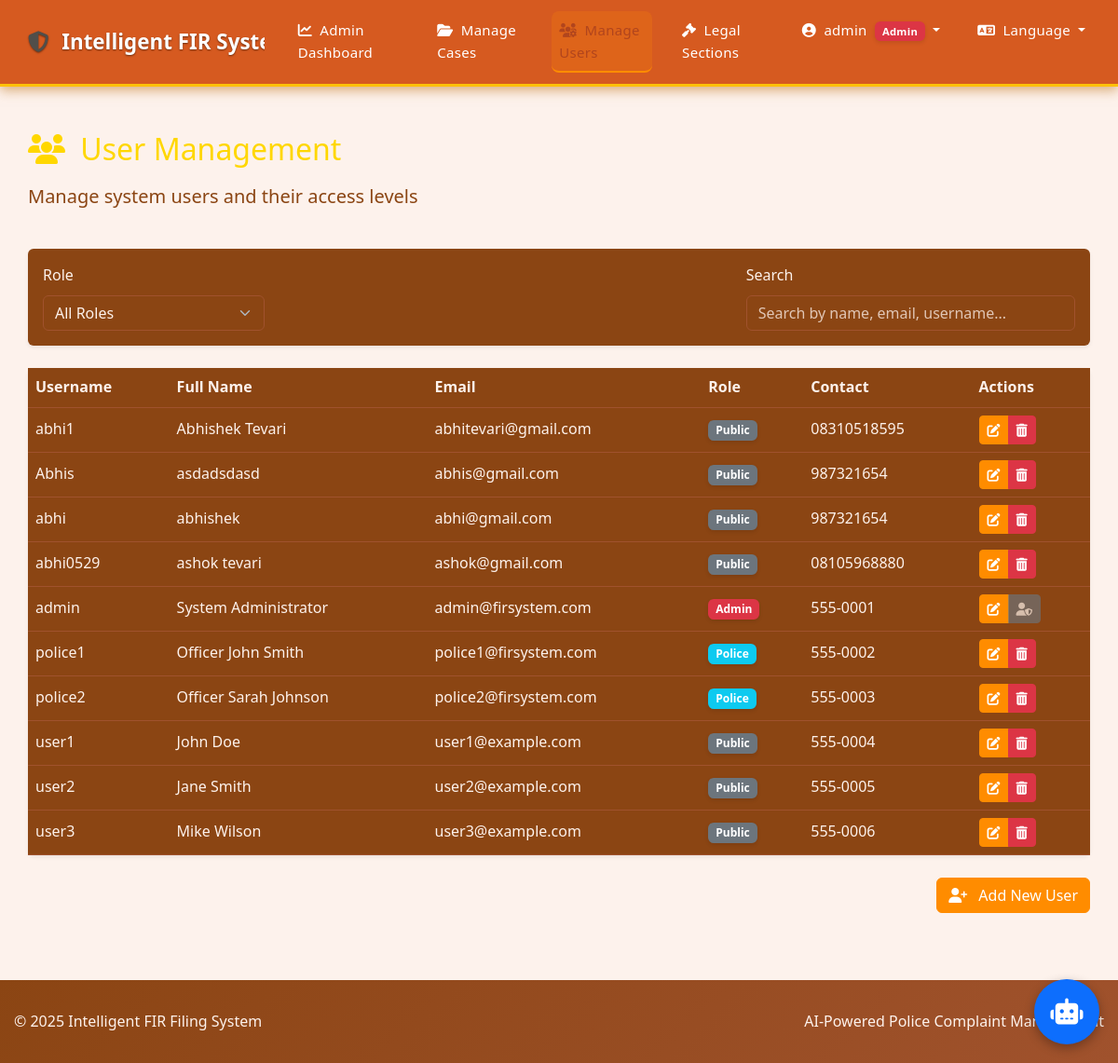
Page /admin/users (signed in) on the committed database.
### models/__init__.py (models this page shows, shortened)
class User(db.Model, UserMixin):
    __tablename__ = 'users'
    id = db.Column(db.Integer, primary_key=True)
    username = db.Column(db.String(64), unique=True)
    email = db.Column(db.String(120), unique=True)
    password_hash = db.Column(db.String(256))
    full_name = db.Column(db.String(100))
    role = db.Column(db.String(20), default=Role.PUBLIC)
    phone = db.Column(db.String(20), nullable=True)
    address = db.Column(db.Text, nullable=True)
    created_at = db.Column(db.DateTime, default=lambda: datetime.now(timezone.utc))
    firs = db.relationship('FIR', backref='complainant', lazy=True,
                      foreign_keys='FIR.complainant_id')
    def is_admin(self):
        return self.role == Role.ADMIN
    def is_public(self):
        return self.role == Role.PUBLIC

### routes/admin.py (the view)
@admin_bp.route('/users')
@login_required
def users():
    if not current_user.is_admin():
        flash('Access denied. Admin privileges required.', 'danger')
        return redirect(url_for('admin.dashboard'))
    role_filter = request.args.get('role', '')
    query = User.query
    if role_filter:
        query = query.filter_by(role=role_filter)
    users = query.order_by(User.created_at.desc()).all()
    return render_template(
        'admin/users.html',
        users=users,
        role_filter=role_filter
    )

### extensions.py (called while the page is built)
@login_manager.user_loader
def load_user(user_id):
    from models import User
    return User.query.get(int(user_id))

### routes/admin.py (called while the page is built)
@admin_bp.before_request
def check_admin():
    if not current_user.is_authenticated or (not current_user.is_admin() and not current_user.is_police()):
        flash('Access denied. You must be an administrator or police officer.', 'danger')
        return redirect(url_for('fir.dashboard'))

### templates/admin/users.html (shortened to what this page needs)
{% extends 'layout.html' %}
{% block content %}
<div class="container py-4">
    <div class="row mb-4">
        <div class="col-12">
            <h2 class="mb-3"><i class="fas fa-users me-2"></i> User Management</h2>
            <p class="lead">Manage system users and their access levels</p>
        </div>
    </div>
    <div class="card border-0 shadow-sm mb-4">
        <div class="card-body p-3">
            <div class="row align-items-center">
                <div class="col-md-8">
                    <form id="filterForm" action="{{ url_for('admin.users') }}" method="GET" class="row g-2">
                        <div class="col-md-4">
                            <label for="roleFilter" class="form-label">Role</label>
                            <select class="form-select" id="roleFilter" name="role">
                                <option value="">All Roles</option>
                            </select>
                        </div>
                    </form>
                </div>
                <div class="col-md-4">
                    <label for="searchInput" class="form-label">Search</label>
                    <input type="text" class="form-control" id="searchInput" placeholder="Search by name, email, username...">
                </div>
            </div>
        </div>
    </div>
    <div class="card border-0 shadow-sm">
        <div class="card-body p-0">
            {% if users %}
                <div class="table-responsive">
                    <table class="table table-hover align-middle mb-0" id="usersTable">
                        <thead class="bg-dark text-light">
                            <tr>
                                <th scope="col">Username</th>
                                <th scope="col">Full Name</th>
                                <th scope="col">Email</th>
                                <th scope="col">Role</th>
                                <th scope="col">Contact</th>
                                <th scope="col">Actions</th>
                            </tr>
                        </thead>
                        <tbody>
                            {% for user in users %}
                                <tr>
                                    <td>{{ user.username }}</td>
                                    <td>{{ user.full_name }}</td>
                                    <td>{{ user.email }}</td>
                                    <td>
                                        <span class="badge bg-{{ 'secondary' if user.role == 'public' else 'info' if user.role == 'police' else 'danger' }}">
                                            {{ user.role|capitalize }}
                                        </span>
                                    </td>
                                    <td>{{ user.phone }}</td>
                                    <td>
                                        <div class="btn-group">
                                            <button type="button" class="btn btn-sm btn-primary" data-bs-toggle="modal" data-bs-target="#editUserModal"
                                                    data-user-id="{{ user.id }}"
                                                    data-username="{{ user.username }}"
                                                    data-fullname="{{ user.full_name }}"
                                                    data-email="{{ user.email }}"
                                                    data-phone="{{ user.phone }}"
                                                    data-address="{{ user.address }}"
                                                    data-role="{{ user.role }}">
                                                <i class="fas fa-edit"></i>
                                            </button>
                                            {% if user.id != current_user.id %}
                                                <button type="button" class="btn btn-sm btn-danger" data-bs-toggle="modal" data-bs-target="#deleteUserModal" data-user-id="{{ user.id }}" data-username="{{ user.username }}">
                                                    <i class="fas fa-trash-alt"></i>
                                                </button>
                                            {% else %}
                                                <button type="button" class="btn btn-sm btn-secondary" disabled>
                                                    <i class="fas fa-user-shield"></i>
                                                </button>
                                            {% endif %}
                                        </div>
                                    </td>
                                </tr>
                            {% endfor %}
                        </tbody>
                    </table>
                </div>
            {% else %}
                <div class="alert alert-info m-3">
                    <i class="fas fa-info-circle me-2"></i> No users found matching your criteria.
                </div>
            {% endif %}
        </div>
    </div>
    <div class="mt-4 text-end">
        <button type="button" class="btn btn-primary" data-bs-toggle="modal" data-bs-target="#addUserModal">
            <i class="fas fa-user-plus me-2"></i> Add New User
        </button>
    </div>
</div>
{% endblock %}

### templates/layout.html (shortened to what this page needs)
<!DOCTYPE html>
<html lang="en" data-bs-theme="dark">
<head>
    <link rel="stylesheet" href="https://cdn.jsdelivr.net/npm/bootstrap@5.3.0/dist/css/bootstrap.min.css">
    <link rel="stylesheet" href="https://cdnjs.cloudflare.com/ajax/libs/font-awesome/6.4.0/css/all.min.css">
    <link rel="stylesheet" href="{{ url_for('static', filename='css/templates/layout.css') }}">
</head>
<body>
    <nav class="navbar navbar-expand-lg navbar-dark bg-dark mb-4" style="box-shadow: 0 4px 12px #bd741d8f; border-bottom: 3px solid #ffc107;">
        <div class="container">
            <a class="navbar-brand" href="{{ url_for('fir.index') }}" style="font-size: 1.4rem; font-weight: 700; text-shadow: 0 1px 2px rgba(0, 0, 0, 0.5);">
                <i class="fas fa-shield-alt me-2" style="color: #504e4a;"></i>
                Intelligent FIR System
            </a>
            <div class="collapse navbar-collapse" id="navbarNav">
                <ul class="navbar-nav ms-auto" style="font-weight: 600;">
                    {% if current_user.is_authenticated %}
                        {% if current_user.is_admin() %}
                        <li class="nav-item">
                            <a class="nav-link" href="{{ url_for('admin.dashboard') }}">
                                <i class="fas fa-chart-line me-1"></i> Admin Dashboard
                            </a>
                        </li>
                        <li class="nav-item">
                            <a class="nav-link" href="{{ url_for('admin.cases') }}">
                                <i class="fas fa-folder-open me-1"></i> Manage Cases
                            </a>
                        </li>
                        <li class="nav-item">
                            <a class="nav-link" href="{{ url_for('admin.users') }}">
                                <i class="fas fa-users-cog me-1"></i> Manage Users
                            </a>
                        </li>
                        <li class="nav-item">
                            <a class="nav-link" href="{{ url_for('legal_sections.index') }}">
                                <i class="fas fa-gavel me-1"></i> Legal Sections
                            </a>
                        </li>
                        {% endif %}
                        <li class="nav-item dropdown">
                            <a class="nav-link dropdown-toggle" href="#" id="navbarDropdown" role="button" data-bs-toggle="dropdown" aria-expanded="false">
                                <i class="fas fa-user-circle me-1"></i>
                                {{ current_user.username }}
                                {% if current_user.is_admin() %}
                                <span class="badge bg-danger ms-1">Admin</span>
                                {% elif current_user.is_police() %}
                                <span class="badge bg-primary ms-1">Police</span>
                                {% else %}
                                <span class="badge bg-info ms-1">Public</span>
                                {% endif %}
                            </a>
                        </li>
                    {% endif %}
                    <li class="nav-item dropdown">
                        <a class="nav-link dropdown-toggle" href="#" id="languageDropdown" role="button" data-bs-toggle="dropdown" aria-expanded="false">
                            <i class="fas fa-language me-1"></i> <span id="currentLanguage">Language</span>
                        </a>
                    </li>
                </ul>
            </div>
        </div>
    </nav>
    <div class="container">
        {% block content %}{% endblock %}
    </div>
    <footer class="footer bg-dark text-light mt-5">
        <div class="container">
            <div class="row">
                <div class="col-md-6 mb-2 mb-md-0">
                    <p class="mb-1 mb-md-0">&copy; 2025 Intelligent FIR Filing System</p>
                </div>
                <div class="col-md-6 text-center text-md-end">
                    <p class="mb-1 mb-md-0">AI-Powered Police Complaint Management</p>
                </div>
            </div>
        </div>
    </footer>
    {% if current_user.is_authenticated %}
        {% include 'chatbot/widget.html' %}
    {% endif %}
</body>
</html>

### static/css/templates/layout.css (style rules this page uses)
body { background-color: #FDF2EC; font-family: 'Segoe UI', Tahoma, Geneva, Verdana, sans-serif; line-height: 1.6; color: #8B4513; }
.navbar { background: linear-gradient(135deg, #FF8C00, #FFA500); box-shadow: 0 2px 10px rgba(255, 140, 0, 0.2); padding: 1rem 0; }
.navbar-brand { color: #fff !important; font-weight: 700; font-size: 1.5rem; text-decoration: none; }
.navbar-nav .nav-link { color: #fff !important; font-weight: 500; transition: all 0.3s ease; margin: 0 10px; padding: 8px 16px; border-radius: 8px; }
.footer { background: linear-gradient(135deg, #8B4513, #A0522D); color: #fff; padding: 2rem 0; margin-top: auto; }
.footer p, .footer a { color: #FDF2EC; }
.container { max-width: 1200px; margin: 0 auto; padding: 0 15px; }
.btn-primary { --bs-btn-color: #fff; --bs-btn-bg: #FF8C00; --bs-btn-border-color: #FF8C00; --bs-btn-hover-bg: #e67600; --bs-btn-hover-border-color: #e67600; --bs-btn-focus-shadow-rgb: 255, 140, 0; --bs-btn-active-bg: #cc7000; --bs-btn-active-border-color: #cc7000; --bs-btn-disabled-bg: #FF8C00; --bs-btn-disabled-border-color: #FF8C00; }
[data-bs-theme=dark] { color-scheme: dark; --bs-body-color: #FDF2EC; --bs-body-color-rgb: 253, 242, 236; --bs-body-bg: #8B4513; --bs-body-bg-rgb: 139, 69, 19; --bs-emphasis-color: #fff; --bs-emphasis-color-rgb: 255, 255, 255; --bs-secondary-color: rgba(253, 242, 236, 0.75); --bs-secondary-color-rgb: 253, 242, 236; --bs-secondary-bg: #A0522D; --bs-secondary-bg-rgb: 160, 82, 45; --bs-tertiary-color: rgba(253, 242, 236, 0.5); --bs-tertiary-color-rgb: 253, 242, 236; --bs-tertiary-bg: #8B4513; --bs-tertiary-bg-rgb: 139, 69, 19; --bs-primary-text-emphasis: #FFD700; --bs-secondary-text-emphasis: #FDF2EC; --bs-success-text-emphasis: #90EE90; --bs-info-text-emphasis: #FFD700; --bs-warning-text-emphasis: #FFD700; --bs-danger-text-emphasis: #FFB6C1; --bs-light-text-emphasis: #8B4513; --bs-dark-text-emphasis: #FDF2EC; --bs-primary-bg-subtle: #332701; --bs-secondary-bg-subtle: #A0522D; --bs-success-bg-subtle: #051b11; --bs-info-bg-subtle: #332701; --bs-warning-bg-subtle: #332701; --bs-danger-bg-subtle: #2c0b0e; --bs-light-bg-subtle: #FDF2EC; --bs-dark-bg-subtle: #8B4513; --bs-primary-border-subtle: #FFD700; --bs-secondary-border-subtle: #A0522D; --bs-success-border-subtle: #90EE90; --bs-info-border-subtle: #FFD700; --bs-warning-border-subtle: #FFD700; --bs-danger-border-subtle: #FFB6C1; --bs-light-border-subtle: #FDF2EC; --bs-dark-border-subtle: #8B4513; --bs-heading-color: #FFD700; --bs-link-color: #FFD700; --bs-link-hover-color: #FFA500; --bs-link-color-rgb: 255, 215, 0; --bs-link-hover-color-rgb: 255, 165, 0; --bs-code-color: #FFB6C1; --bs-border-color: #A0522D; --bs-border-color-translucent: rgba(255, 255, 255, 0.15); --bs-form-valid-color: #90EE90; --bs-form-valid-border-color: #90EE90; --bs-form-invalid-color: #FFB6C1; --bs-form-invalid-border-color: #FFB6C1; }

### templates/layout.html (style rules this page uses)
.navbar { padding: 12px 0; transition: all 0.3s ease; background:#d65a20 !important; }
.navbar-brand { position: relative; padding: 8px 15px; border-radius: 5px; overflow: hidden; color: #FFFFFF; }
.navbar-brand::after { content: ""; position: absolute; bottom: 0; left: 0; width: 100%; height: 3px; background: linear-gradient(to right, #E9914E, #E4732B); transform: scaleX(0); transform-origin: right; transition: transform 0.3s ease; }
.nav-item { margin: 0 2px; position: relative; }
.nav-link { position: relative; z-index: 1; font-size: 15px; letter-spacing: 0.3px; color: #FDF7EF !important; }
.nav-link i { transition: transform 0.3s ease; }
.nav-item.active .nav-link { background-color: #F3C497; border-bottom: 3px solid #E9914E; color: #B1451D !important; }
.badge { padding: 5px 8px; font-weight: 600; background-color: #B1451D; color: #FFF; box-shadow: 0 2px 4px rgba(0, 0, 0, 0.1); }

### rows in the picture
User: username "admin", full_name "System Administrator", email "admin@firsystem.com", role "Admin", phone "555-0001"
User: username "abhi1", full_name "Abhishek Tevari", email "abhitevari@gmail.com", role "Public", phone "08310518595"
User: username "Abhis", full_name "asdadsdasd", email "abhis@gmail.com", role "Public", phone "987321654"
User: username "abhi", full_name "abhishek", email "abhi@gmail.com", role "Public", phone "987321654"
User: username "abhi0529", full_name "ashok tevari", email "ashok@gmail.com", role "Public", phone "08105968880"
User: username "police1", full_name "Officer John Smith", email "police1@firsystem.com", role "Police", phone "555-0002"
User: username "police2", full_name "Officer Sarah Johnson", email "police2@firsystem.com", role "Police", phone "555-0003"
User: username "user1", full_name "John Doe", email "user1@example.com", role "Public", phone "555-0004"
User: username "user2", full_name "Jane Smith", email "user2@example.com", role "Public", phone "555-0005"
User: username "user3", full_name "Mike Wilson", email "user3@example.com", role "Public", phone "555-0006"
